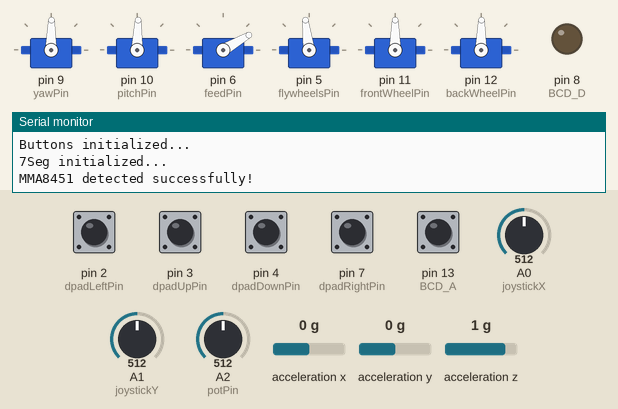
Simulated run of this program. Board: Arduino Uno, built with avr-gcc and run on an emulated ATmega328P. On the bench: 6 × servo, output pins drawn as LEDs (lit = HIGH), the last lines printed to the serial monitor. The test bench sets the inputs (shaded band); at power-on: pin 2 (dpadLeftPin), pin 3 (dpadUpPin), pin 4 (dpadDownPin), pin 7 (dpadRightPin), pin 13 (BCD_A) HIGH, acceleration x 0 g, A0 (joystickX) = 512, A1 (joystickY) = 512, A2 (potPin) = 512, acceleration y 0 g, acceleration z 1 g. The board resets itself during the run and starts again.

Above: at 1.2 s.
1.3 s: pin 2 (dpadLeftPin) pulled LOW for 0.15 s
At 1.53 s:
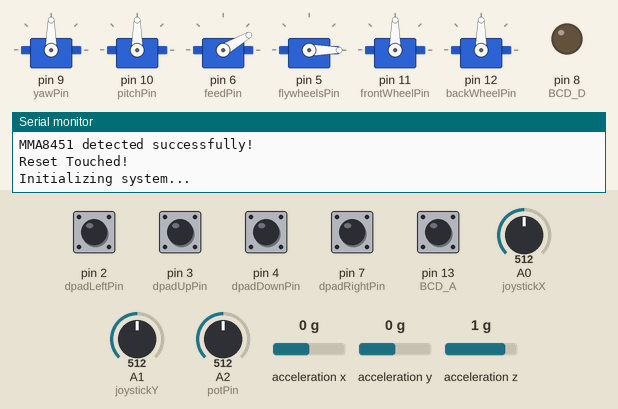
3.0 s: pin 4 (dpadDownPin) pulled LOW for 0.15 s
At 3.8 s:
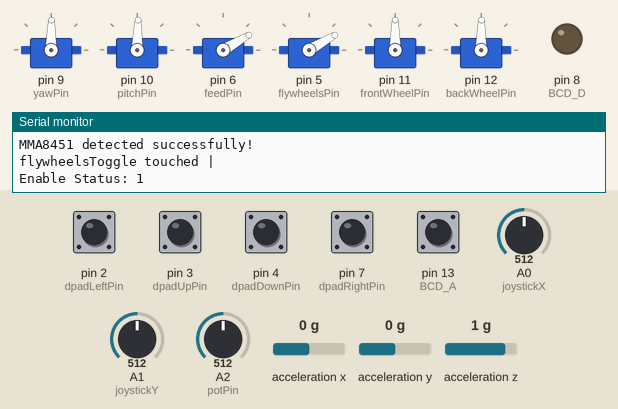
4.7 s: pin 3 (dpadUpPin) pulled LOW for 1 s
At 5.55 s:
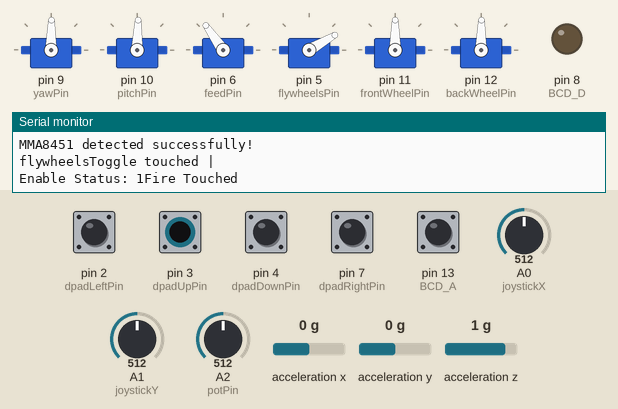
7.2 s: acceleration x set to -0.3 g
At 8.1 s:
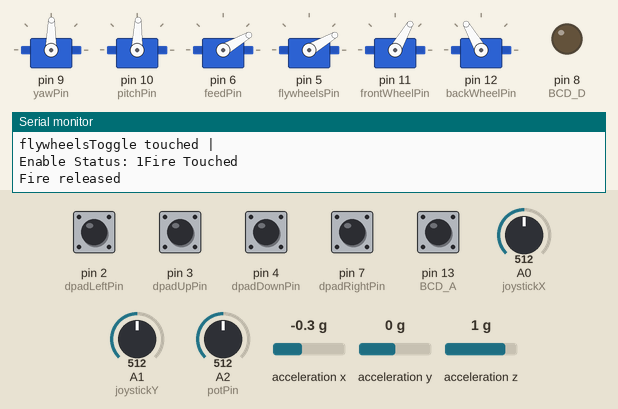
8.7 s: A0 (joystickX) set to 30
At 9.1 s:
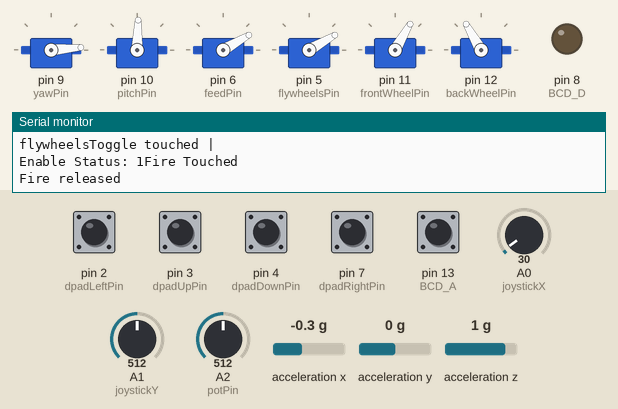
10.2 s: A1 (joystickY) set to 30
At 11.5 s:
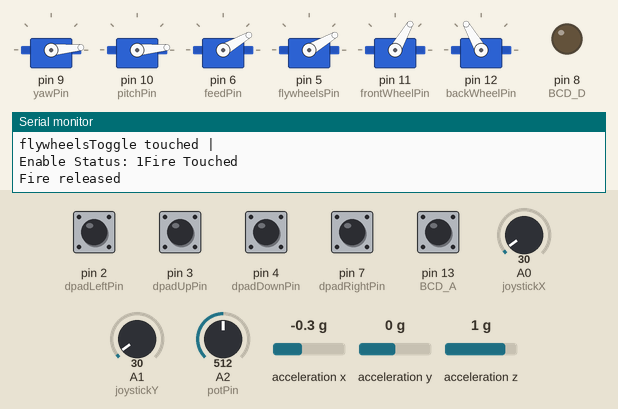
Timing chart, 0 to 12.7 s (numbered marks = the images above; inputs shaded):
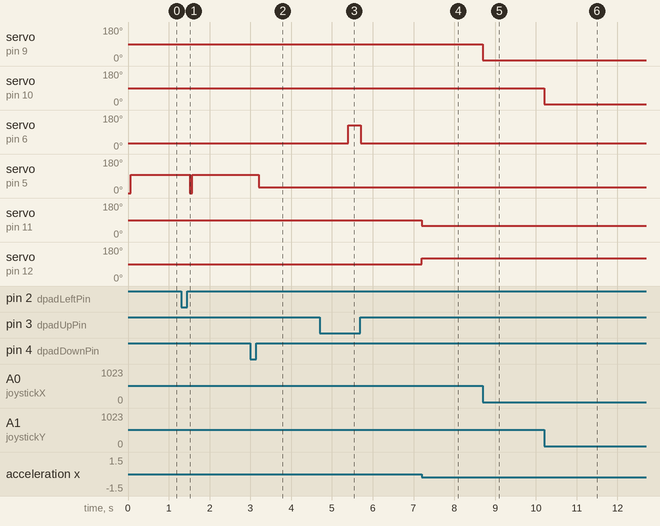

The program:

main.cpp
```cpp
#include <Wire.h>
#include <avr/wdt.h>
#include <Adafruit_MMA8451.h>
#include <Adafruit_Sensor.h>
#include <Servo.h>
#include <OneButton.h>

// ========+++- [Global Variable Setup] -+++========

// --------+++= [MMA8451] =+++--------
// Initialize MMA8451 accelerometer at address 0x1D
Adafruit_MMA8451 mma = Adafruit_MMA8451(0x1C);

// --------+++= [Servos] =+++--------

// Servo Objects
Servo yawServo;
Servo pitchServo;
Servo feedServo;
Servo flywheelsServo;
Servo frontWheel;
Servo backWheel;

// Pin definitions
const int yawPin = 9;
const int pitchPin = 10;
const int feedPin = 6;
const int flywheelsPin = 5;
const int frontWheelPin = 11;
const int backWheelPin = 12;
const int joystickPin = 13;

OneButton joyStickButton(joystickPin, true);

// --------+++= [Analogue Inputs] =+++--------
const int joystickX = A0; // Yaw control
const int joystickY = A1; // Pitch control

const int potPin = A2; //Potentiometer

// --------+++= [D-Pad] =+++--------
const int dpadUpPin = 3;
const int dpadDownPin = 4;
const int dpadLeftPin = 2;
const int dpadRightPin = 7;

OneButton dpadUp(dpadUpPin, true); //False for Active HIGH pull-up
OneButton dpadDown(dpadDownPin, true);
OneButton dpadLeft(dpadLeftPin, true);
OneButton dpadRight(dpadRightPin, true);

// --------+++= [LCD Display] =+++--------

// Define Arduino pins connected to 74LS47 BCD Encoder inputs
#define BCD_A 13
#define BCD_B 1
#define BCD_C 0
#define BCD_D 8

// Lookup table for BCD representations of digits 0–9
const byte bcdLookup[10][4] = {
  {0, 0, 0, 0}, // 0
  {0, 0, 0, 1}, // 1
  {0, 0, 1, 0}, // 2
  {0, 0, 1, 1}, // 3
  {0, 1, 0, 0}, // 4
  {0, 1, 0, 1}, // 5
  {0, 1, 1, 0}, // 6
  {0, 1, 1, 1}, // 7
  {1, 0, 0, 0}, // 8
  {1, 0, 0, 1}  // 9
};

// --------+++= [Global Variables] =+++--------
// Timing
unsigned long butPreviousMillis = 0;
unsigned long tiltPreviousMillis = 0;
#define BUT_INTERVAL (100UL) //Delay on movement of fire arm
#define TILT_INTERVAL (500UL)  // Delay speed changes (tickrate)

unsigned long currentMillis;

// Debounce
#define NUM_BUTTONS 1
#define DEBOUNCE_DELAY (15UL)
const int buttonPins[NUM_BUTTONS] = {3}; //IMPORTANT - ENSURE THESE ARE ALWAYS THE BUTTONS IN ORDER OF PIN DEFINITIONS
boolean buttonState[NUM_BUTTONS] = {true};
boolean lastButtonState[NUM_BUTTONS] = {true};
unsigned long debouncePreviousMillis[NUM_BUTTONS] = {0};

// Aiming
int yawSpeed = 88;      // Centered at 90 (neutral)
int pitchSpeed = 92;    // Centered at 90 (neutral)
int lastJoyX;
int lastJoyY;

boolean fineControl = false;

// Firing
int flywheelsSpeed = 0;
boolean flywheelsEnabled = true;
int potValue;

#define STARTPOS  30
#define FINALPOS 125
#define FIREDELAY (300UL)
int fireState = 0;
bool isFiring = false;
unsigned long firePreviousMillis = 0;

// Movment
#define WHEEL_TOP_SPEED 120
#define WHEEL_BOTTOM_SPEED 60
#define WHEEL_NEUTRAL 90

int frontWheelSpeed = 90;
int backWheelSpeed = 90;
int speed = 1; // 7Seg Display

// ========+++- [Helper Function Declarations] -+++========

// Debounces button inputs by checking against current system time
void debounce();

// Changes speed based on angle of controller
void speedChange();

//Updates the direction to move based on the angle of the controller
void directionChange();

// Stops all motion on button press
void stop();

// Toggles flywheels input from potentiometer (on button press)
void flywheelsToggle();

// Toggles between Micro/Macro adjustments of aim with joystick (on button press)
void joystickToggle();

// Fires a single bullet on button press
void fire();
// Handles the release of button (turn off full auto)
void fireEnd();
// Handles the position changes of the firing arm
void fireLoop();

// Soft resets the board on button press
void reset();

//==============================================SETUP==============================================
void setup() {
    Serial.begin(9600); //TODO: At 4600 only for testing
    Serial.println("Initializing system...");

    // Attach servos
    yawServo.attach(yawPin);
    pitchServo.attach(pitchPin);
    feedServo.attach(feedPin);
    flywheelsServo.attach(flywheelsPin);
    frontWheel.attach(frontWheelPin);
    backWheel.attach(backWheelPin);

    // Initialize servos to neutral position
    yawServo.write(90);
    pitchServo.write(90);
    feedServo.write(STARTPOS);
    flywheelsServo.write(0);
    frontWheel.write(90);
    backWheel.write(90);

    Serial.println("Servos initialized...");

    // Serial.println("Arming Sequence Begin...");
    // flywheelsServo.write(45);
    // delay(500);
    // flywheelsServo.write(150);
    // delay(500);
    // flywheelsServo.write(0);
    // Serial.println("Armed!!");

    // Initialize Buttons
    // Set button pins as input with pull-up resistors
    // pinMode(dpadUpPin, INPUT_PULLUP);
    // pinMode(dpadDownPin, INPUT_PULLUP);
    // pinMode(dpadLeftPin, INPUT_PULLUP);
    // pinMode(dpadRightPin, INPUT_PULLUP);


    // dpadUp.attachClick(fire);
    dpadUp.setPressMs((350UL));
    dpadUp.attachLongPressStart(fire);
    dpadUp.attachLongPressStop(fireEnd);
    dpadDown.attachClick(flywheelsToggle);
    dpadLeft.attachClick(reset); //TODO: Determine something for this/move fire integration
    dpadRight.attachClick(reset);
    joyStickButton.attachClick(joystickToggle);

    Serial.println("Buttons initialized...");

    // Initialize BCD Encoder
    pinMode(BCD_A, OUTPUT);
    pinMode(BCD_B, OUTPUT);
    pinMode(BCD_C, OUTPUT);
    pinMode(BCD_D, OUTPUT);

    Serial.println("7Seg initialized...");

    // Initialize MMA8451 accelerometer
    if (!mma.begin()) {
        Serial.println("MMA8451 not found! Check wiring.");
        while (1);
    }
    Serial.println("MMA8451 detected successfully!");

    // Set MMA8451 sensitivity (2G range for better precision)
    mma.setRange(MMA8451_RANGE_2_G);
}

void loop() {
    // --------+++= [Read New Data] =+++--------
    // // Read new tilt data
    mma.read();

    currentMillis = millis();

    // Read joystick values
    int joyX = analogRead(joystickX);
    int joyY = analogRead(joystickY);


    // Map joystick values
    // TODO: Move repetive deadzone code to external function
    if (fineControl) {
      // Dynamic fine control range around last positions (max/min ensure we don't map outside our boundarys)
      int fineJoyX = map(joyX, 0, 1023, max(lastJoyX - 600, 0), min(lastJoyX + 600, 1023));
      int fineJoyY = map(joyY, 0, 1023, max(lastJoyY - 600, 0), min(lastJoyY + 600, 1023));
      if(fineJoyX > 520) {
        yawSpeed = map(joyX, 520, 1023, 92, 100);
      } else {
        yawSpeed = map(joyX, 0, 514, 80, 90);
      }
      if(fineJoyY > 515) {
        pitchSpeed = map(joyY, 515, 1023, 92, 100);
      } else {
        pitchSpeed = map(joyY, 0, 507, 77, 87);
      }
    }
    else {
      // Full range mapping for large control
      if(joyX > 520) {
        yawSpeed = map(joyX, 520, 1023, 92, 180);
      } else {
        yawSpeed = map(joyX, 0, 514, 0, 90);
      }
      if(joyY > 514) {
        pitchSpeed = map(joyY, 514, 1023, 92, 180);
      } else {
        pitchSpeed = map(joyY, 0, 506, 0, 87);
      }
    }

    // Read potentiometer for flywheels speed & map values
    if (flywheelsEnabled) { potValue = analogRead(potPin); }
    else { potValue = 0; }
    flywheelsSpeed = map(potValue, 0, 1023, 30, 165);


    // --------+++= [Update LCD] =+++--------
    //Display speed to LCD/Update it based on new mma data
    currentMillis = millis();
    speedChange();
    directionChange();

    // --------+++= [Button Handling] =+++--------
    // Read buttons to see if there's an input - this could change values!
    // debounce(); //Read buttons with debouncing of the inputs

    dpadUp.tick();
    fireLoop();
    dpadDown.tick();
    dpadLeft.tick();
    dpadRight.tick();
    joyStickButton.tick();

    // if (!buttonState[0]) { Serial.println("Up Touched"); fire(); }
    // if (!buttonState[1]) { Serial.println("Down Touched"); } //joystickToggle();
    // if (!buttonState[2]) { Serial.println("Left Touched");  stop(); }
    // if (!buttonState[3]) { Serial.println("Right Touched");  flywheelsToggle(); }

    // --------+++= [Generate Servo Outputs] =+++--------
    yawServo.write(yawSpeed);
    pitchServo.write(pitchSpeed);
    if(isFiring == false) {feedServo.write(STARTPOS);}
    frontWheel.write(frontWheelSpeed);
    backWheel.write(backWheelSpeed);

    // Only write flywheels values out while its enabled (state controlled by button press)
    flywheelsServo.write(flywheelsSpeed);

    // Debugging output

    // Serial.print(" | Feed Pos | "); Serial.print(feedPosition);
    // Serial.print(" | JoyX | "); Serial.print(joyX);
    // Serial.print(" | JoyY | "); Serial.print(joyY);
    // Serial.print(" | Yaw speed: "); Serial.print(yawSpeed);
    // Serial.print(" | Pitch speed: "); Serial.print(pitchSpeed);
    // Serial.print(" | X Tilt: "); Serial.print(mma.x / 4096.0f);
    // Serial.print(" | Y Tilt: "); Serial.print(mma.y / 4096.0f);
    // Serial.print(" | Speed: "); Serial.print(speed);
    // Serial.print(" | Front Wheel: "); Serial.print(frontWheelSpeed);
    // Serial.print(" | Back Wheel: "); Serial.println(backWheelSpeed);
    // Serial.print("Pot Value: "); Serial.print(potValue);

    // Serial.println("JoystickX: "); Serial.print(joystickX);
    // Serial.print(" | JoystickY: "); Serial.print(joystickY);
    // if((currentMillis % 1000) < (500UL)) { Serial.println("Current Time:"); Serial.print(currentMillis); }

}

//==========================================HELPER FUNCTIONs==========================================

void stop()
{
  frontWheelSpeed = WHEEL_NEUTRAL;
  backWheelSpeed = WHEEL_NEUTRAL;
}

void reset() {
  Serial.println("Reset Touched!");
  wdt_enable(WDTO_15MS); // Enable watchdog timer with 15ms timeout
  while (1); // Wait for watchdog to reset
}

void fire() {
  Serial.println("Fire Touched");
  isFiring = true;
}

void fireEnd() {
  Serial.println("Fire released");
  isFiring = false;

}

void fireLoop() {
  if (!isFiring) return; // Exit if the sequence isn't active

  switch (fireState) {
      case 0: // Move to STARTPOS
          feedServo.write(STARTPOS);
          firePreviousMillis = currentMillis;
          fireState = 1;
          // Serial.println("State 0");
          break;

      case 1: // Wait, then move to FINALPOS
        if (currentMillis - firePreviousMillis >= FIREDELAY) {
            feedServo.write(FINALPOS);
              firePreviousMillis = currentMillis;
              fireState = 2;
              // Serial.println("State 1");
          }
          break;

      case 2: // Wait, then move back to STARTPOS
          if (currentMillis - firePreviousMillis >= FIREDELAY) {
            firePreviousMillis = currentMillis;
            feedServo.write(STARTPOS);
                // isFiring = false; // Stop firing after cycle
                // Serial.println("State 2");
                fireState = 0; // Reset state

          }
          break;
        }
}

// Toggles the opposite of the currrent enable condition
void flywheelsToggle()
{
    Serial.println("flywheelsToggle touched | "); Serial.print("Enable Status: "); Serial.print(flywheelsEnabled);

    flywheelsEnabled = !flywheelsEnabled;
    flywheelsSpeed = 0;

}

void joystickToggle()
{
  Serial.println("JoystickToggle touched!");
  fineControl = !fineControl;

  if(fineControl)
  {
    lastJoyX = analogRead(joystickX);
    lastJoyY = analogRead(joystickY);
  }
}

// Changes speed based on angle of controller
void speedChange() {
    // We check the mma values in the y axis to see if the controller is tilted forward or backwards
    // "Forwards" and "Backwards" are hardcoded angles in the first condition of the if conditions
    //
    // We also only increment/decrement speed after the time (in milliseconds) set in TILT_INTERVAL has passed
    // This means the speed change from tilting should act as a single "bump" in a direction, or it can
    // be held to gradually increase the speed value
    // TODO: Establish another function to use button inputs to quickly set speed to max/min

    // Ensure digit is within valid range
    if (speed < 0 || speed > 1) { speed = 0; return;}

    // Detect forward rotation (Increase Speed)
    if((mma.y / 4096.0f) <= -0.75f && currentMillis - tiltPreviousMillis >= TILT_INTERVAL && speed < 1)
    {
        speed++;
        tiltPreviousMillis = currentMillis;
        // Serial.print("Speed up: "); Serial.println(speed);
    }
    // Backwards rotation decreases speed
    else if((mma.y / 4096.0f) >= 0.75f && currentMillis - tiltPreviousMillis >= TILT_INTERVAL && speed > 0)
    {
        speed--;
        tiltPreviousMillis = currentMillis;
        // Serial.print("Speed down: "); Serial.println(speed);
    }


    // // Write the BCD bits to the 74LS47 inputs
    // digitalWrite(BCD_A, bcdLookup[speed][3]);
    // digitalWrite(BCD_B, bcdLookup[speed][2]);
    // digitalWrite(BCD_C, bcdLookup[speed][1]);
    // digitalWrite(BCD_D, bcdLookup[speed][0]);

    // Serial.println(speed);
}

// Set the speed of our output to our wheels based off the tilt sensor direction and value of "speed"
void directionChange()
{
  // Map our speed to the actual PWM values we send out
  int maxSpeed = (speed == 1) ? WHEEL_TOP_SPEED : (WHEEL_TOP_SPEED - 15);
  int minSpeed = (speed == 1) ? WHEEL_BOTTOM_SPEED : (WHEEL_BOTTOM_SPEED + 15);

  // Right
  if((mma.x / 4096.0f) >= 0.5f) {
      frontWheelSpeed = maxSpeed;
      backWheelSpeed = minSpeed;
  }
  // Left
  else if((mma.x / 4096.0f) <= -0.5)
  {
      frontWheelSpeed = minSpeed;
      backWheelSpeed = maxSpeed;
  }
  // Neutral
  else
  {
    frontWheelSpeed = WHEEL_NEUTRAL;
    backWheelSpeed = 89;
  }
}
```

Measured:
- the behaviour switches between -0.1 and -0.2 g on acceleration x (found by bisection; images 3 and 4)
- after the input at 1.3 s, servo on pin 9 (yawPin), servo on pin 12 (backWheelPin): 89° → 90° after 0.22 s, → 89° 0.06 s later; servo on pin 10 (pitchPin): 88° → 90° after 0.22 s, → 88° 0.06 s later; servo on pin 5 (flywheelsPin): 97° → 0° after 0.22 s, → 97° 0.06 s later
- after the input at 3.0 s, servo on pin 5 (flywheelsPin): 97° → 30° after 0.20 s
- after the input at 4.7 s, servo on pin 6 (feedPin): 30° → 125° after 0.70 s, → 30° 0.30 s later
- after the input at 7.2 s, servo on pin 11 (frontWheelPin): 90° → 60° at once; servo on pin 12 (backWheelPin): 89° → 120° at once
- after the input at 8.7 s, servo on pin 9 (yawPin): 89° → 5° at once
- after the input at 10.2 s, servo on pin 10 (pitchPin): 88° → 5° at once
